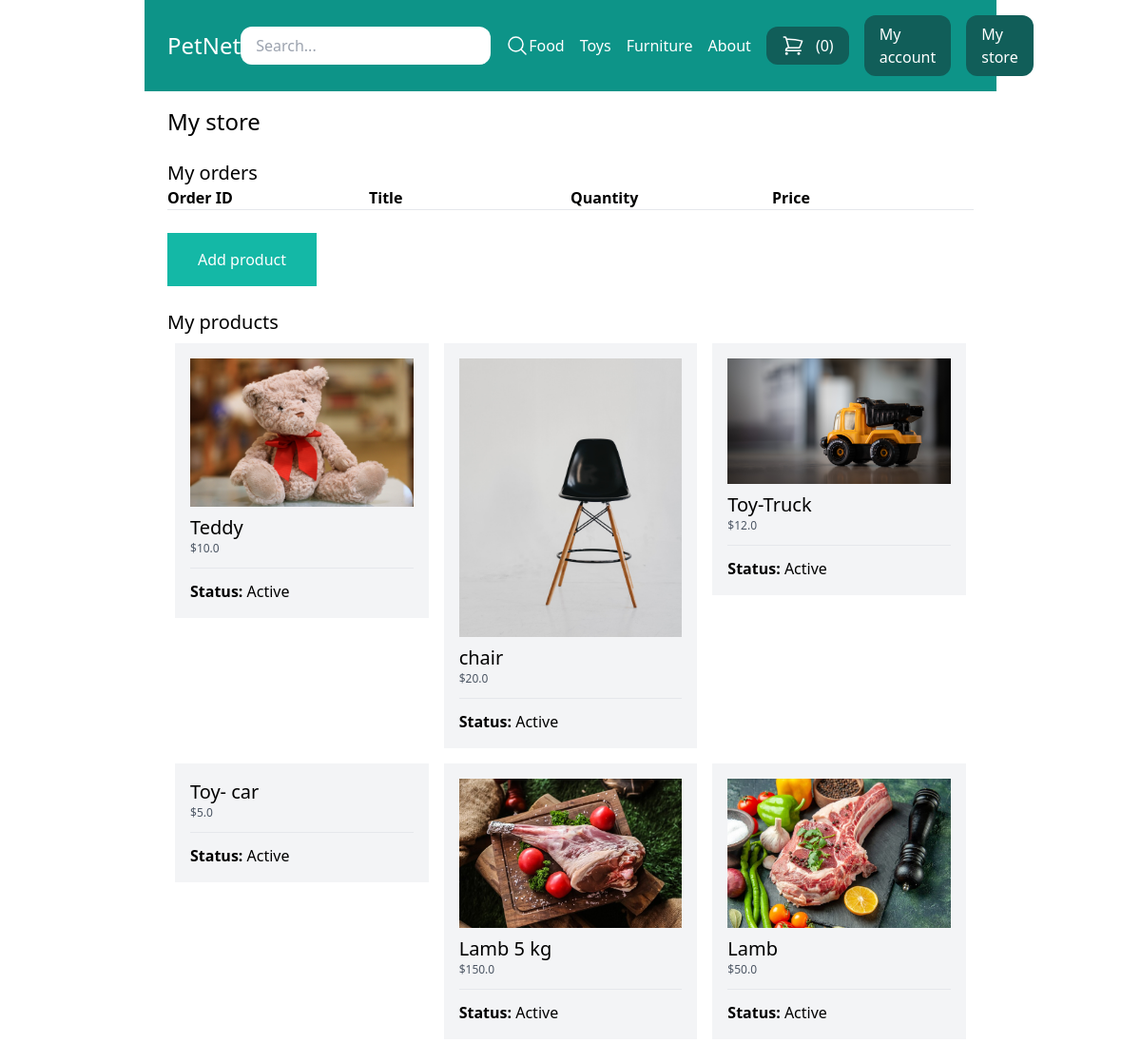
Screenshot of /my-store/ (signed in) with the database file from the repository.
### store/models.py (models this page shows, shortened)
class Category(models.Model):
    title = models.CharField(max_length=50)
    slug = models.SlugField(max_length=50)
    class Meta:
        verbose_name_plural = 'Categories'

class Product(models.Model):
    DRAFT = 'draft'
    WAITING_APPROVAL = 'waitingapproval'
    ACTIVE = 'active'
    DELETED = 'deleted'
    STATUS_CHOICES = (
        (DRAFT, 'Draft'),
        (WAITING_APPROVAL, 'Waiting approval'),
        (ACTIVE, 'Active'),
        (DELETED, 'Deleted'),
    )
    user = models.ForeignKey(User, related_name='products', on_delete=models.CASCADE)
    category = models.ForeignKey(Category, related_name='products', on_delete=models.CASCADE)
    title = models.CharField(max_length=50)
    slug = models.SlugField(max_length=50)
    description = models.TextField(blank=True)
    price = models.IntegerField()
    image = models.ImageField(upload_to='uploads/product_images', blank=True, null=True)
    thumbnail = models.ImageField(upload_to='uploads/product_images/thumbnail', blank=True, null=True)
    created_at = models.DateTimeField(auto_now_add=True)
    updated_at = models.DateTimeField(auto_now=True)
    status = models.CharField(max_length=50, choices=STATUS_CHOICES, default=ACTIVE)
    class Meta:
        ordering = ('-created_at',)
    def get_display_price(self):
        return self.price / 100

### userprofile/views.py (the view)
# urls.py: path('my-store/', views.my_store, name='my_store'),
@login_required
def my_store(request):
    products = request.user.products.exclude(status=Product.DELETED)
    order_items = OrderItem.objects.filter(product__user=request.user)
    return render(request, 'userprofile/my_store.html', {
        'products': products,
        'order_items': order_items
    })

### store/cart.py (called while the page is built)
    def __len__(self):
        return sum(item['quantity'] for item in self.cart.values())

### store/context_processors.py (called while the page is built)
def cart(request):
    return {'cart': Cart(request)}

### store/templatetags/menu.py (called while the page is built)
@register.inclusion_tag('core/menu.html')
def menu():
    categories = Category.objects.all()
    return {'categories': categories}

### userprofile/templates/userprofile/my_store.html (shortened to what this page needs)
{% extends 'core/base.html' %}
{% block content %}
    <h1 class="text-2xl">My store</h1>
    <h2 class="mt-6 text-xl">My orders</h2>
    <div class="flex flex-wrap">
        <div class="w-1/4">
            <strong>Order ID</strong>
        </div>
        <div class="w-1/4">
            <strong>Title</strong>
        </div>
        <div class="w-1/4">
            <strong>Quantity</strong>
        </div>
        <div class="w-1/4">
            <strong>Price</strong>
        </div>
    </div>
    <hr>
    <a href="{% url 'add_product' %}" class="mt-6 inline-block py-4 px-8 bg-teal-500 text-white">Add product</a>
    <h2 class="mt-6 text-xl">My products</h2>
    {% if products %}
        <div class="flex flex-wrap">
            {% for product in products %}
                <div class="product w-1/3 p-2">
                    <div class="p-4 bg-gray-100">
                        <a href="{% url 'edit_product' product.id %}">
                            {% if product.image %}
                                <div class="image mb-2">
                                    <img src="{{ product.image.url }}" alt="Image of {{ product.title }}">
                                </div>
                            {% endif %}
                            <h2 class="text-xl">{{ product.title }}</h2>
                            <p class="text-xs text-gray-600">${{ product.get_display_price }}</p>
                            <hr class="my-3">
                            <p><strong>Status: </strong>{{ product.get_status_display }}</p>
                        </a>
                    </div>
                </div>
            {% endfor %}
        </div>
    {% else %}
        <p class="mt-4 py-4 px-8 bg-gray-200">You don't have any products yet...</p>
    {% endif %}
{% endblock %}

### core/templates/core/menu.html
{% for category in categories %}
    <a href="{% url 'category_detail' category.slug %}" class="text-white">{{ category.title }}</a>
{% endfor %}
<a href="{% url 'about' %}" class="text-white">About</a>

### rows the page displays
Category: title "Food"
Category: title "Toys"
Category: title "Furniture"
Product: image (picture), title "Teddy", get_display_price "10.0", status "Active"
Product: image (picture), title "chair", get_display_price "20.0", status "Active"
Product: image (picture), title "Toy-Truck", get_display_price "12.0", status "Active"
Product: title "Toy- car", get_display_price "5.0", status "Active"
Product: image (picture), title "Lamb 5 kg", get_display_price "150.0", status "Active"
Product: image (picture), title "Lamb", get_display_price "50.0", status "Active"

### other values shown
{{ cart|length }} "0"
